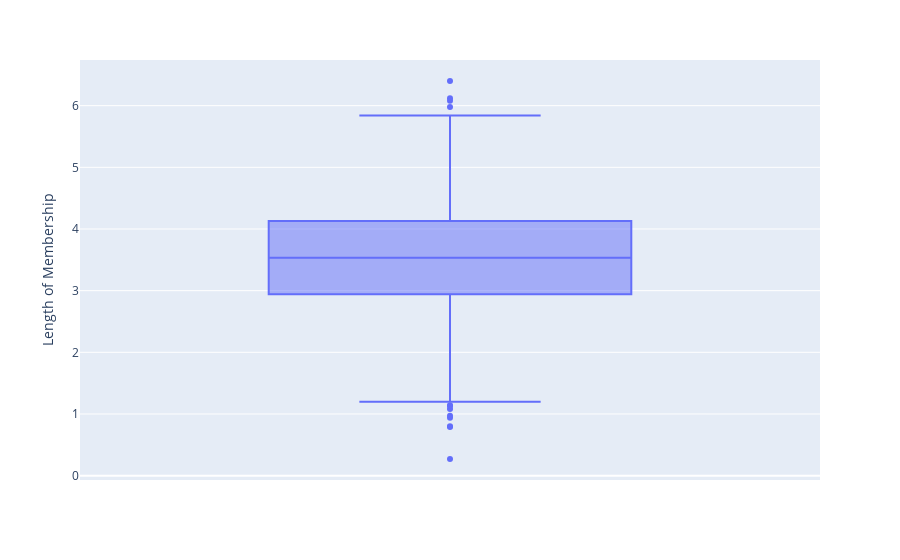

Notebook code for this chart:
### Code cell
px.box(df, y = 'Length of Membership' )

### Figure 1 — Plotly figure (JSON) as saved in the notebook; plotly's stock layout.template omitted (floating-point values rounded to 4 significant figures; data arrays with more than 128 entries replaced by an {"elided": "..."} marker saying what was removed)
{"data": [{"alignmentgroup": "True", "hovertemplate": "Length of Membership=%{y}<extra></extra>", "legendgroup": "", "marker": {"color": "#636efa"}, "name": "", "notched": false, "offsetgroup": "", "orientation": "v", "showlegend": false, "type": "box", "x0": " ", "xaxis": "x", "y": {"elided": "494 float values"}, "y0": " ", "yaxis": "y"}], "layout": {"autosize": true, "boxmode": "group", "legend": {"tracegroupgap": 0}, "margin": {"t": 60}, "xaxis": {"anchor": "y", "autorange": true, "domain": [0, 1], "range": [-0.5, 0.5], "type": "category"}, "yaxis": {"anchor": "x", "autorange": true, "domain": [0, 1], "range": [-0.07056, 6.741], "title": {"text": "Length of Membership"}, "type": "linear"}}}
